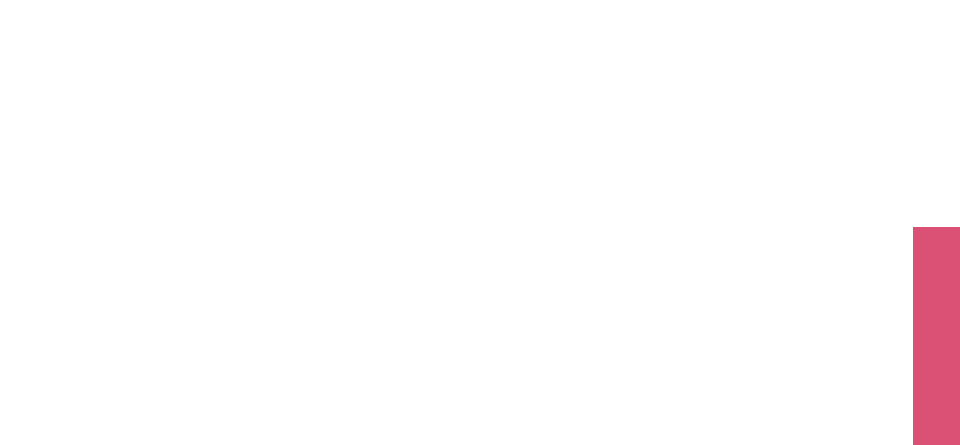
Frame 1 (no input)
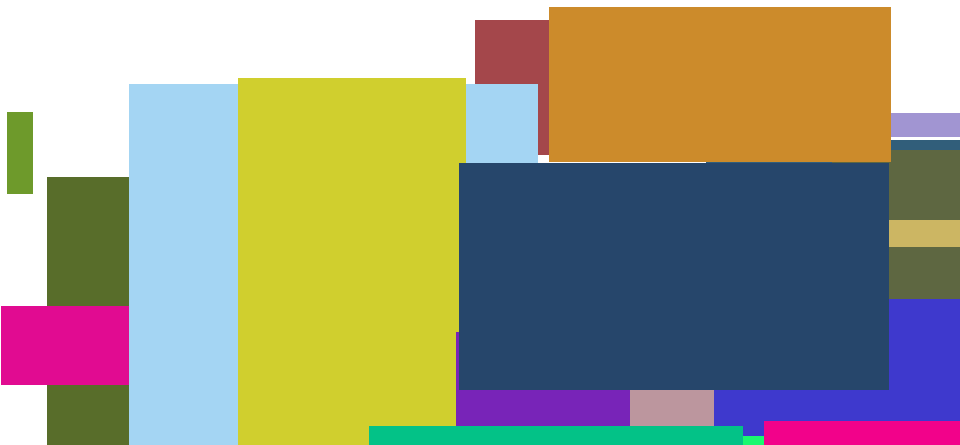
Frame 60 (the mouse pressed at the canvas centre just before this capture)
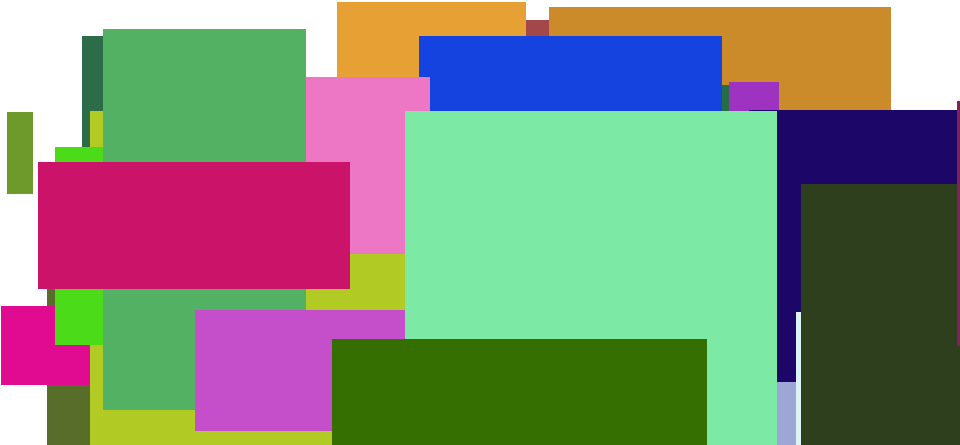
Frame 120 (the mouse held since frame 60 and released just before this capture)

The Processing sketch that drew these frames (run headless with seeded random() and noise(); from frame 60 on, the mouse is pressed at the canvas centre):

// Processing sketch: processing_158271
// ── processing_158271.pde

//Nathan Trevino
//Sept 6 2011
//EMS2

int lastX = 200; //last x value
int lastY = 200; //last y value

void setup() {

  // setup stuff
  size (960, 445);
  stroke(255);
  background(255, 255, 255);
  smooth();
  frameRate(29);
 
}

void draw() {
  
  int randomX;
  int randomY;
  int randomH;
  int randomW;
  
  //generate random size of rect
  randomH = int(random(445));
  randomW = int(random(445));
  
  //gernerate random rect start
  randomX = int(random(960));
  randomY = int(random(960));
  
  //generate random color of rect
  int r = int(random(256));
  int g = int(random(256));
  int b = int(random(256));
  
  stroke(r, g, b);
  fill (r, g, b);
  rect(randomX, randomY, randomW, randomH);
}
  //creates lines at mouse point when clicked
void mousePressed() {
  line(lastX, lastY, mouseX, mouseY);
  lastX = mouseX;
  lastY = mouseY;
}
